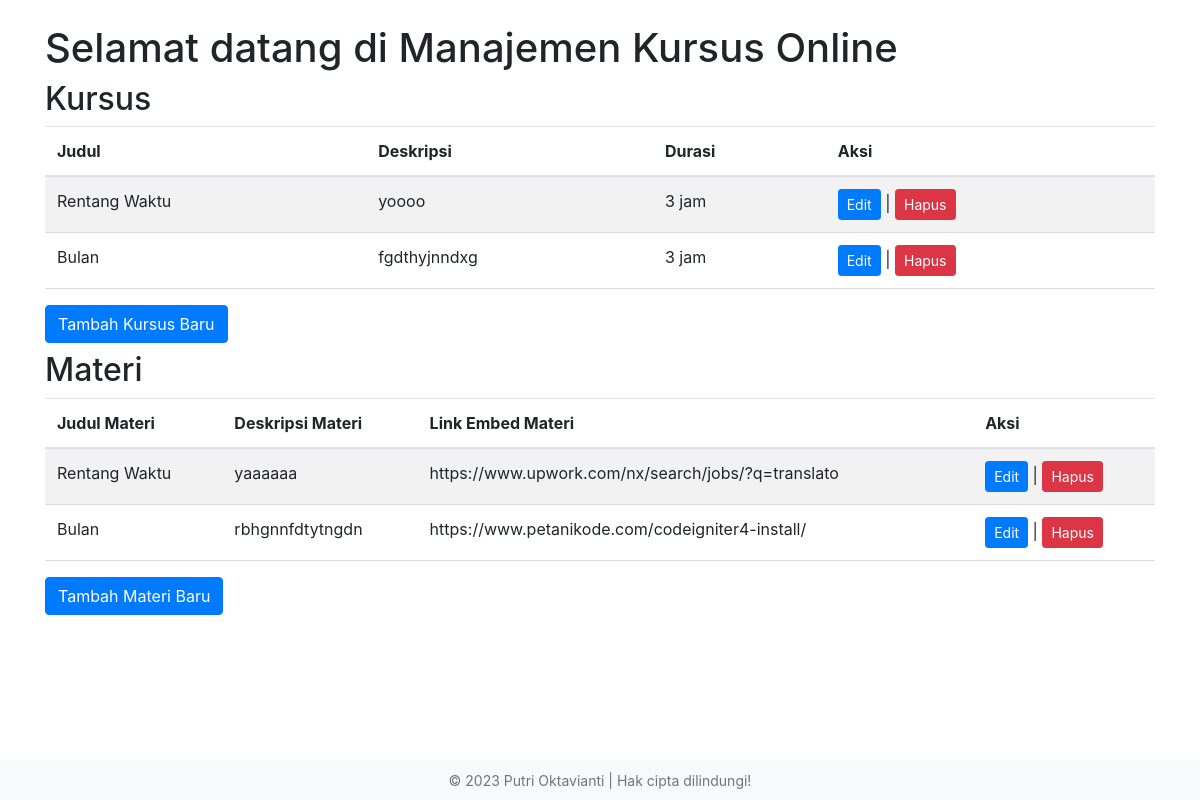
The page / on the database its author committed.
### tables this page shows
CREATE TABLE `kursus` (
  `id` int(11) NOT NULL,
  `judul` varchar(50) NOT NULL,
  `deskripsi` text NOT NULL,
  `durasi` varchar(20) NOT NULL
);

CREATE TABLE `materi` (
  `id` int(11) NOT NULL,
  `judul` varchar(50) NOT NULL,
  `deskripsi` text NOT NULL,
  `link_embed` varchar(50) NOT NULL
);

### index.php (the view, shortened to what this page needs)
<!DOCTYPE html>
<html lang="en">
    <head>
        <link rel="stylesheet" href="..\asset\style.css">
        <link rel="stylesheet" href="https://stackpath.bootstrapcdn.com/bootstrap/4.5.2/css/bootstrap.min.css">
    </head>
    <body>
        <div class="container">
            <h1 class="mt-4">Selamat datang di Manajemen Kursus Online</h1>
            <h2>Kursus</h2>
            <table class="table table-striped">
                <thead>
                    <tr>
                        <th>Judul</th>
                        <th>Deskripsi</th>
                        <th>Durasi</th>
                        <th>Aksi</th>
                    </tr>
                </thead>
                <tbody>
                    <?php
                        include 'asset/koneksi.php';
                        $queryKursus = "SELECT * FROM kursus";
                        $resultKursus = mysqli_query($koneksi, $queryKursus);
                        while ($rowKursus = mysqli_fetch_assoc($resultKursus)) {
                            echo "<tr>";
                            echo "<td>" . $rowKursus['judul'] . "</td>";
                            echo "<td>" . $rowKursus['deskripsi'] . "</td>";
                            echo "<td>" . $rowKursus['durasi'] . " jam</td>";
                            echo "<td><a href='course/edit_course.php?id=" . $rowKursus['id'] . "' class='btn btn-primary btn-sm'>Edit</a> | <a href='course/delete_course.php?id=" . $rowKursus['id'] . "' class='btn btn-danger btn-sm'>Hapus</a></td>";
                            echo "</tr>";
                        }
                    ?>
                </tbody>
            </table>
            <a href="course/create_course.php" class="btn btn-primary mb-2">Tambah Kursus Baru</a>
            <h2>Materi</h2>
            <table class="table table-striped">
                <thead>
                    <tr>
                        <th>Judul Materi</th>
                        <th>Deskripsi Materi</th>
                        <th>Link Embed Materi</th>
                        <th>Aksi</th>
                    </tr>
                </thead>
                <tbody>
                    <?php
                        $queryMateri = "SELECT * FROM materi";
                        $resultMateri = mysqli_query($koneksi, $queryMateri);
                        while ($rowMateri = mysqli_fetch_assoc($resultMateri)) {
                            echo "<tr>";
                            echo "<td>" . $rowMateri['judul'] . "</td>";
                            echo "<td>" . $rowMateri['deskripsi'] . "</td>";
                            echo "<td>" . $rowMateri['link_embed'] . "</td>";
                            echo "<td><a href='material/edit_material.php?id=" . $rowMateri['id'] . "' class='btn btn-primary btn-sm'>Edit</a> | <a href='material/delete_material.php?id=" . $rowMateri['id'] . "' class='btn btn-danger btn-sm'>Hapus</a></td>";
                            echo "</tr>";
                        }
                    ?>
                </tbody>
            </table>
            <a href="material/create_material.php" class="btn btn-primary mb-2">Tambah Materi Baru</a>
        </div>
        <footer class="footer">
            <div class="container">
                <div class="row">
                    <div class="col-md-12 text-center">
                        <p>&copy; 2023 <span>Putri Oktavianti</span> | Hak cipta dilindungi!</p>
                    </div>
                </div>
            </div>
        </footer>
    </body>
</html>

### asset/style.css (style rules this page uses)
.container { margin-top: 0px; }
table { border-collapse: collapse; width: 100%; }
th, td { padding: 8px; text-align: left; border-bottom: 1px solid #ddd; }
.footer { background-color: #f8f9fa; padding: 0; text-align: center; margin-top: 0px; }
.footer p { margin: 10px; font-size: 14px; color: #6c757d; }
html { position: relative; min-height: 100%; }
body { margin-bottom: 60px; }
.footer { position: absolute; bottom: 0; width: 100%; height: 40px; }

### rows shown on the page
kursus: judul "Rentang Waktu", deskripsi "yoooo", durasi "3"
kursus: judul "Bulan", deskripsi "fgdthyjnndxg", durasi "3"
materi: judul "Rentang Waktu", deskripsi "yaaaaaa", link_embed "https://www.upwork.com/nx/search/jobs/?q=translato"
materi: judul "Bulan", deskripsi "rbhgnnfdtytngdn", link_embed "https://www.petanikode.com/codeigniter4-install/"
